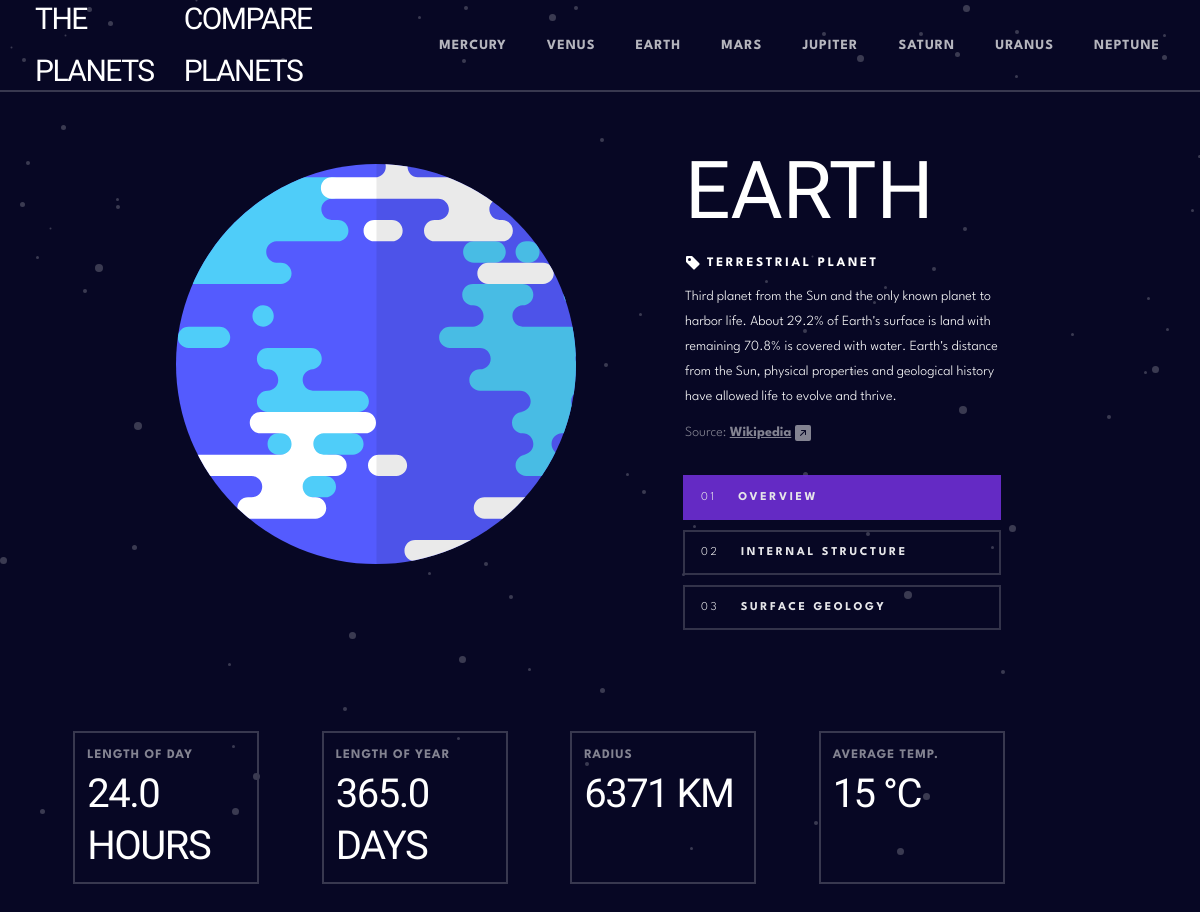
The app's page /Earth/1/ with its own data.
### planets_app/models.py (models this page shows, shortened)
class Planet(models.Model):
    YES = "Y"
    NO = "N"
    Y_N_CHOICES = [
        (YES, "Yes"),
        (NO, "No")
    ]
    mass = models.CharField(max_length=50, default='add a value')
    gravity = models.FloatField(validators=[MinValueValidator(0.0)], default=0.0)
    distance_sun = models.FloatField(validators=[MinValueValidator(0.0)], default=0.0)
    moons_num = models.IntegerField(default=0)
    rings = models.CharField(max_length=1, choices=Y_N_CHOICES, default=YES)
    category_id = models.ForeignKey(PlanetType, on_delete=models.CASCADE, default=1)
    name = models.CharField(max_length=50)
    overview = models.TextField()
    overview_source = models.URLField()
    structure = models.TextField()
    structure_source = models.URLField()
    geology = models.TextField()
    geology_source = models.URLField()
    rotation = models.FloatField(validators=[MinValueValidator(0.0)], default=0.0)
    revolution = models.FloatField(validators=[MinValueValidator(0.0)], default=0.0)
    radius = models.FloatField(validators=[MinValueValidator(0.0)], default=0.0)
    temperature = models.FloatField(default=0.0)
    planet_image = models.FileField(upload_to="static/images/",
                                    validators=[FileExtensionValidator(['pdf', 'doc', 'svg'])])
    internal_image = models.FileField(upload_to="static/images/",
                                      validators=[FileExtensionValidator(['pdf', 'doc', 'svg'])])
    geology_image = models.ImageField(upload_to="static/images/")

class PlanetType(models.Model):
    TERRESTRIAL_PLANET = "TP"
    GAS_GIANT = "GGP"
    PLANET_TYPES_CATEGORY = [
        (TERRESTRIAL_PLANET, "Terrestrial Planet"),
        (GAS_GIANT, "Gas Giant")
    ]
    planet_category = models.CharField(max_length=3, choices=PLANET_TYPES_CATEGORY)
    def __str__(self):
        planet_category_dict = dict(self.PLANET_TYPES_CATEGORY)
        category_full_name = planet_category_dict[self.planet_category]
        return f"{category_full_name}"

### planets_app/views.py (the view)
# urls.py: path('<str:planet_name>/<str:planet_section>/', views.planet_detail, name='planet_detail'),
def planet_detail(request, planet_name, planet_section):
    active_planet = planet_name
    active_section = planet_section
    if planet_name in planet_names and planet_section in planet_sections:
        planet = get_object_or_404(Planet, name=planet_name)
        return render(request, 'planets_app/planet_detail.html', {'planet': planet,
                                                                  'planet_names': planet_names,
                                                                  'active_planet': active_planet,
                                                                  'active_section': active_section
                                                                  })
    else:
        return render(request, 'planets_app/404.html')

### templates/planets_app/planet_detail.html (shortened to what this page needs)
{% extends "planets_app/base.html" %}
{% load static %}
{% block body_block %}
<div class="container-fluid row p-5">
    <div class="col-lg-7" style="text-align:center">
        <div class="tab-content">
            <div id="target1-img" class="container tab-pane{% if active_section == '1' %} active {% endif %}"><br>
                <img alt="{{ planet.name }} Overview" title="{{ planet.name }} Overview"
                     src="{{ planet.planet_image.url }}" width="400">
            </div>
        </div>
    </div>
    <div class="col-lg-4">
        <div style="height:330px">
            <div class="tab-content h-50 planet-details-h-body">
                <h1>{{ planet.name }}</h1>
                <h3>
                    <svg xmlns="http://www.w3.org/2000/svg" width="16" height="16" fill="currentColor"
                         class="bi bi-tag-fill" viewBox="0 0 16 16">
                        <path d="M2 1a1 1 0 0 0-1 1v4.586a1 1 0 0 0 .293.707l7 7a1 1 0 0 0 1.414 0l4.586-4.586a1 1 0 0 0 0-1.414l-7-7A1 1 0 0 0 6.586 1H2zm4 3.5a1.5 1.5 0 1 1-3 0 1.5 1.5 0 0 1 3 0z"/>
                    </svg>
                    {{ planet.category_id }}
                </h3>
                <div id="target1" class="tab-pane{% if active_section == '1' %} active {% endif %}">
                    <p style="height:120px">{{ planet.overview }}</p>
                    <p class="p-source">Source:
                        <a href="{{ planet.overview_source }}">Wikipedia</a>
                    </p>
                </div>
            </div>
        </div>
        <ul class="nav nav-pills flex-column col-12" role="tablist">
            <li class="nav-item">
                <a class="nav-link-custom {% if active_section == '1' %} active {% endif %}"
                   href="{% url 'planets_app:planet_detail' planet_name=active_planet planet_section=1 %}">01 <span> Overview</span>
                </a>
            </li>
            <li class="nav-item">
                <a class="nav-link-custom {% if active_section == '2' %} active {% endif %}"
                   href="{% url 'planets_app:planet_detail' planet_name=active_planet planet_section=2 %}">02 <span> Internal structure</span>
                </a>
            </li>
            <li class="nav-item">
                <a class="nav-link-custom {% if active_section == '3' %} active {% endif %}"
                   href="{% url 'planets_app:planet_detail' planet_name=active_planet planet_section=3 %}">03 <span> Surface geology</span>
                </a>
            </li>
        </ul>
    </div>
</div>
<div class="container mt-5">
    <div class="row">
        <div class="col-sm-2 col-border planet-details-h-footer">
            <h4>Length of day</h4>
            <h2>{{ planet.rotation }} hours</h2>
        </div>
        <div class="col-sm-2 col-border planet-details-h-footer">
            <h4>Length of year</h4>
            <h2>{{ planet.revolution }} days</h2>
        </div>
        <div class="col-sm-2 col-border planet-details-h-footer">
            <h4>Radius</h4>
            <h2>{{ planet.radius|floatformat:0 }} km</h2>
        </div>
        <div class="col-sm-2 col-border planet-details-h-footer">
            <h4>Average temp.</h4>
            <h2>{{ planet.temperature|floatformat:0 }} &deg;C</h2>
        </div>
    </div>
</div>
{% endblock %}

### static/css/main_style.css (style rules this page uses)
:root { --white: #FFFFFF; --black: #070724; --gray-dark: #38384F; --gray-light: #838391; --mercury: #419EBB; --venus: #EDA249; --earth: #6f2ed6; --mars: #D14C32; --jupiter: #D83A34; --saturn: #CD5120; --uranus: #1ec2a4; --neptune: #2d68f0; }
h1 { font-family: 'Antonio', sans-serif; font-weight: 500 !important; font-size: 80px !important; line-height: 103px !important; text-transform: uppercase; }
h2 { font-family: 'Antonio', sans-serif; font-weight: 500 !important; font-size: 40px !important; line-height: 52px !important; letter-spacing: -1.5px; text-transform: uppercase; }
h3 { font-family: 'League Spartan', sans-serif; font-weight: 700 !important; font-size: 13px !important; line-height: 25px !important; letter-spacing: 2.6px; text-transform: uppercase; }
h4 { font-family: 'League Spartan', sans-serif; font-weight: 700 !important; font-size: 13px !important; line-height: 25px !important; letter-spacing: 1px; text-transform: uppercase; color: var(--gray-light); }
p { font-family: 'League Spartan', sans-serif; font-weight: 300; font-size: 14px; line-height: 25px; }
.p-source { font-family: 'League Spartan', sans-serif; font-weight: 300; font-size: 14px; line-height: 25px; color: var(--gray-light); }
.p-source a { font-weight:bold; color: var(--gray-light) !important; }
.nav-link-custom { margin: 5px 0px 5px -2px; border: 2px solid var(--gray-dark); display: block; padding: var(--bs-nav-link-padding-y) var(--bs-nav-link-padding-x); text-decoration: none; transition: color .15s ease-in-out,background-color .15s ease-in-out,border-color .15s ease-in-out; }
.nav-link-custom.active { color: var(--white); }
.nav-link-custom.active[href*="Earth"] { background-color: var(--earth) !important; border: 2px solid var(--earth); }
.nav li a:link, a:visited { color: var(--white); opacity: 0.9; font-family: 'League Spartan', sans-serif; font-weight: 300 !important; font-size: 12px !important; line-height: 25px !important; letter-spacing: 2.6px; text-transform: uppercase; }
span { font-weight:bold; padding: inherit; }
.col-border { border: 2px solid var(--gray-dark); margin: 2.8%; padding: 10px; text-align: left !important; }
.align-bottom p, h4, h3, h2 { text-align: center !important; margin-bottom: 0 !important; }
.planet-details-h-body h3 { text-align: left !important; margin-bottom: 0.5rem !important; }
.planet-details-h-footer h4 { text-align: left !important; margin-bottom: 0 !important; }
.planet-details-h-footer h2 { text-align: left !important; margin-bottom: 0 !important; }
#bg-body { background: url('images/background-stars.svg'), var(--black); font-family: verdana; color: var(--white); }

### records on screen
Planet: planet_image (picture), name "EARTH", category_id "TERRESTRIAL PLANET", overview "Third planet from the Sun and the only known planet to harbor life. About 29.2% of Earth's surface is land with remaining 70.8% is covered with water. Earth's distance from the Sun, physical properties and geological history have allowed life to evolve and thrive.", rotation "24.0", revolution "365.0", radius "6371", temperature "15"
